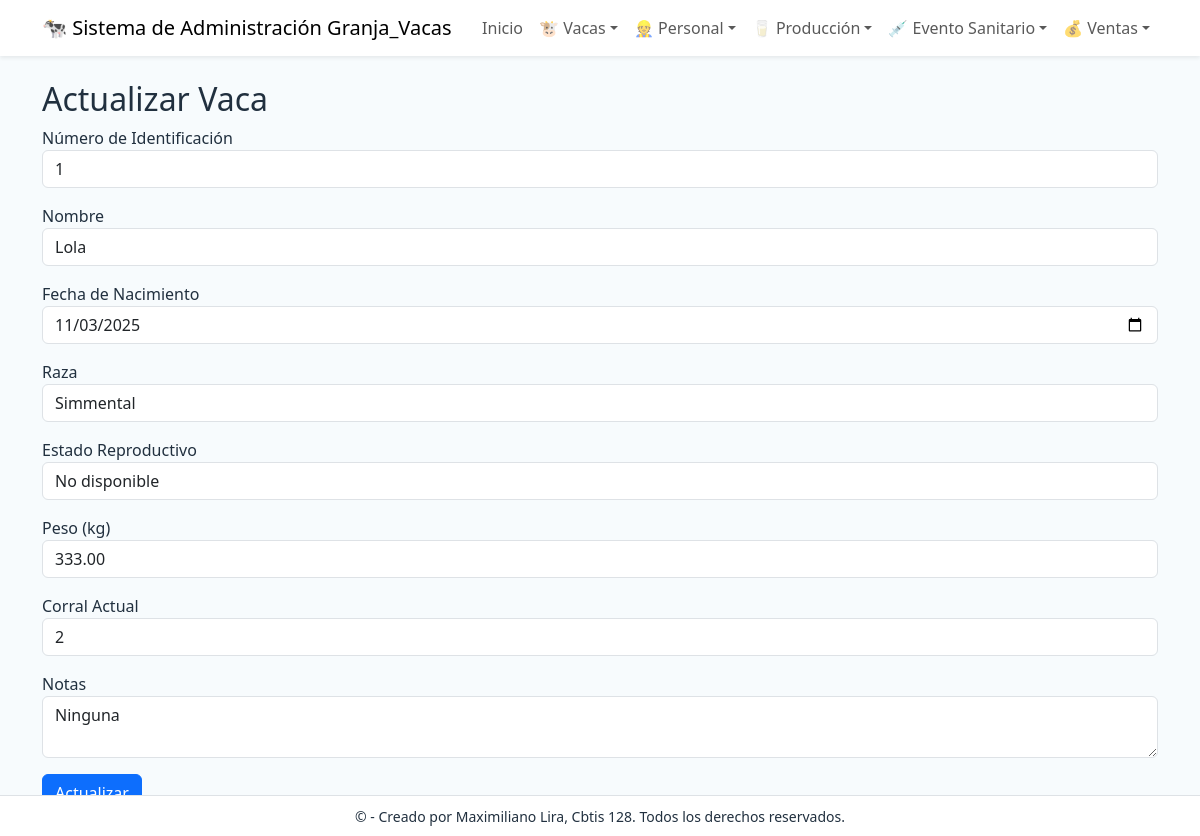
Page /vacas/actualizar/1/ on the committed database.
### app_Granja_Vacas/models.py (models this page shows, shortened)
class Vaca(models.Model):
    numero_identificacion = models.CharField(max_length=20, unique=True, verbose_name="Número de Identificación")
    nombre = models.CharField(max_length=100, blank=True, null=True, verbose_name="Nombre de la Vaca")
    fecha_nacimiento = models.DateField(verbose_name="Fecha de Nacimiento")
    raza = models.CharField(max_length=50, verbose_name="Raza")
    estado_reproductivo = models.CharField(max_length=50, default="No gestante", verbose_name="Estado Reproductivo")
    peso_kg = models.DecimalField(max_digits=6, decimal_places=2, verbose_name="Peso (kg)")
    corral_actual = models.CharField(max_length=30, verbose_name="Corral Actual")
    notas = models.TextField(blank=True, verbose_name="Notas de la Vaca")

### app_Granja_Vacas/views.py (the view)
# urls.py: path('vacas/actualizar/<int:pk>/', views.actualizar_vaca, name='actualizar_vaca'),
def actualizar_vaca(request, pk):
    vaca = get_object_or_404(Vaca, pk=pk)
    return render(request, 'Vacas/actualizar_vaca.html', {'vaca': vaca})

### app_Granja_Vacas/templates/Vacas/actualizar_vaca.html (shortened to what this page needs)
{% extends 'base.html' %}
{% block content %}
<h2>Actualizar Vaca</h2>
<form method="post" action="{% url 'realizar_actualizacion_vaca' vaca.pk %}">
    <div class="mb-3">
        <label>Número de Identificación</label>
        <input name="numero_identificacion" value="{{ vaca.numero_identificacion }}" class="form-control">
    </div>
    <div class="mb-3">
        <label>Nombre</label>
        <input name="nombre" value="{{ vaca.nombre }}" class="form-control">
    </div>
    <div class="mb-3">
        <label>Fecha de Nacimiento</label>
        <input type="date" name="fecha_nacimiento" value="{{ vaca.fecha_nacimiento|date:'Y-m-d' }}" class="form-control">
    </div>
    <div class="mb-3">
        <label>Raza</label>
        <input name="raza" value="{{ vaca.raza }}" class="form-control">
    </div>
    <div class="mb-3">
        <label>Estado Reproductivo</label>
        <input name="estado_reproductivo" value="{{ vaca.estado_reproductivo }}" class="form-control">
    </div>
    <div class="mb-3">
        <label>Peso (kg)</label>
        <input name="peso_kg" value="{{ vaca.peso_kg }}" class="form-control">
    </div>
    <div class="mb-3">
        <label>Corral Actual</label>
        <input name="corral_actual" value="{{ vaca.corral_actual }}" class="form-control">
    </div>
    <div class="mb-3">
        <label>Notas</label>
        <textarea name="notas" class="form-control">{{ vaca.notas }}</textarea>
    </div>
    <button class="btn btn-primary">Actualizar</button>
</form>
{% endblock %}

### app_Granja_Vacas/templates/base.html (style rules this page uses)
body { background: #f7fbfd; color: #21303f; }

### rows in the picture
Vaca: numero_identificacion "1", nombre "Lola", fecha_nacimiento "11/03/2025", raza "Simmental", estado_reproductivo "No disponible", peso_kg "333.00", corral_actual "2", notas "Ninguna"
